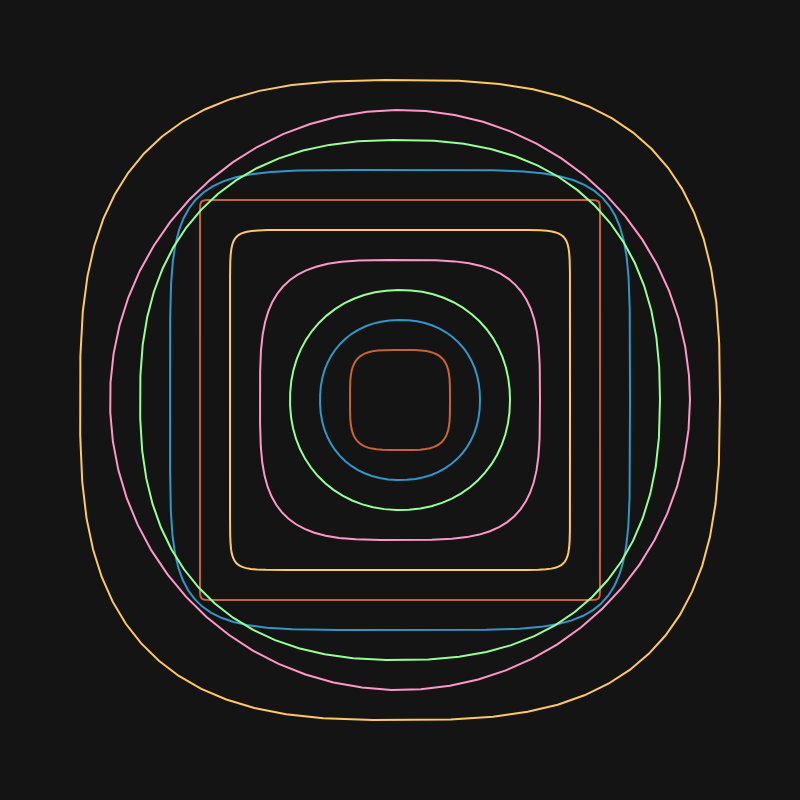
Frame 1 (no input)
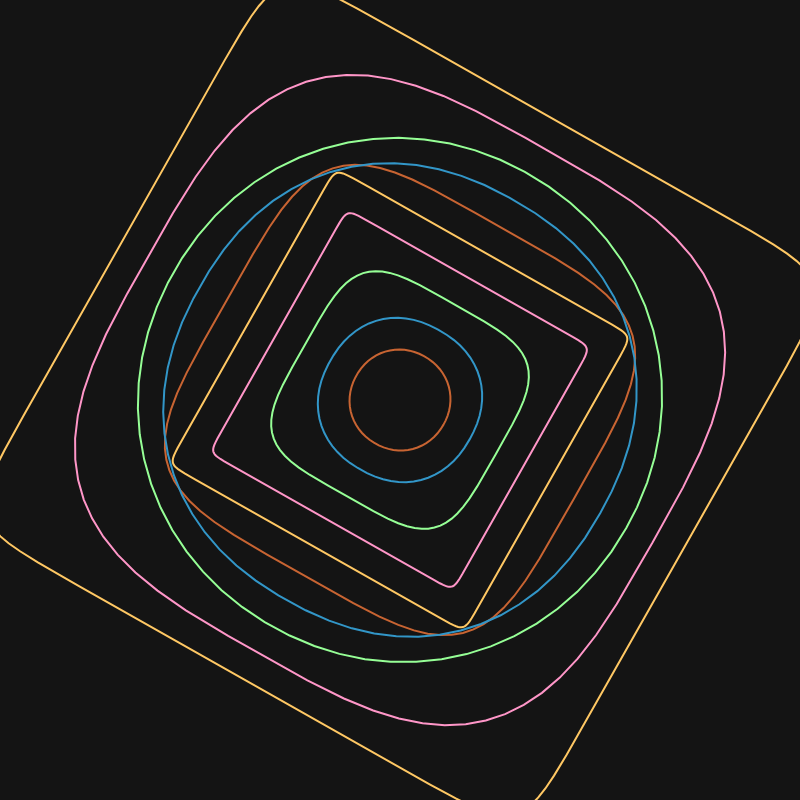
Frame 60 (no input)
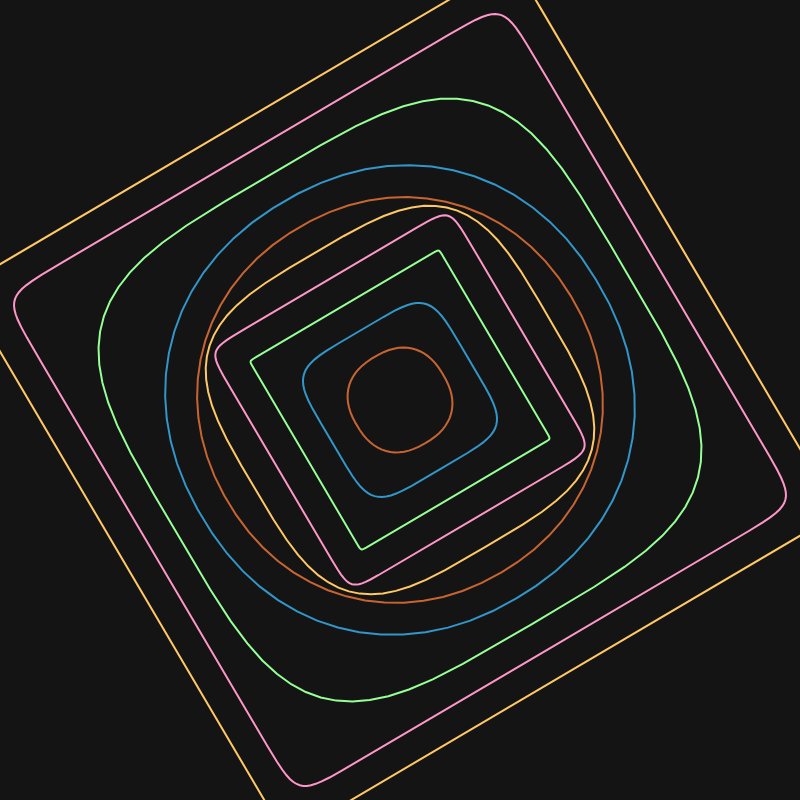
Frame 120 (the mouse pressed at the canvas centre since frame 60)

The p5.js sketch that drew these frames (run headless with seeded random() and noise() and a simulated clock; from frame 60 on, the mouse is pressed at the canvas centre):

// p5.js sketch
// ── sketch.js
let colors = [];
let rotationAngle = 0;

function setup() {
  createCanvas(800, 800);
  noFill();
  frameRate(30);

  colors = [
    color(200, 100, 50),
    color(50, 150, 200),
    color(150, 255, 150),
    color(255, 150, 200),
    color(255, 200, 100),
  ];
}

function draw() {
  background(20);

  translate(width / 2, height / 2);
  rotate(rotationAngle);

  for (let i = 0; i < 10; i++) {
    let radius = 50 + i * 30;
    let distortion = map(sin(frameCount * 0.02 + i), -1, 1, 0, 1);
    let col = colors[i % colors.length];

    stroke(col);
    strokeWeight(2);
    drawDistortedCircle(radius, distortion);
  }

  rotationAngle += radians(0.5);
}

function drawDistortedCircle(radius, distortion) {
  beginShape();
  for (let angle = 0; angle < TWO_PI; angle += 0.1) {
    let x = radius * pow(abs(cos(angle)), distortion) * (cos(angle) > 0 ? 1 : -1);
    let y = radius * pow(abs(sin(angle)), distortion) * (sin(angle) > 0 ? 1 : -1);
    vertex(x, y);
  }
  endShape(CLOSE);
}
